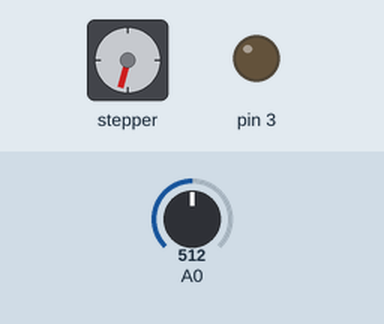
This sketch was run on a simulated Arduino Uno, built with avr-gcc and run on an emulated ATmega328P. Shown: stepper motor, output pins drawn as LEDs (lit = HIGH). The test bench sets the inputs (shaded band); at power-on: A0 = 512. Stepper angles assume 6400 steps per turn; what the sketch prints to the serial monitor is not drawn.

Above: at 1.2 s.
1.3 s: A0 set to 717
At 2.3 s:
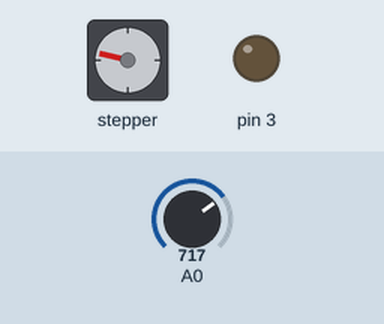
3.1 s: A0 set to 730
At 4.7 s:
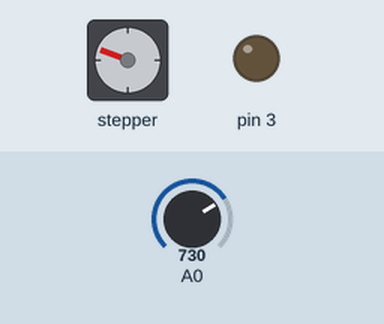
6.1 s: A0 set to 263
9.1 s: A0 set to 253
At 10.4 s:
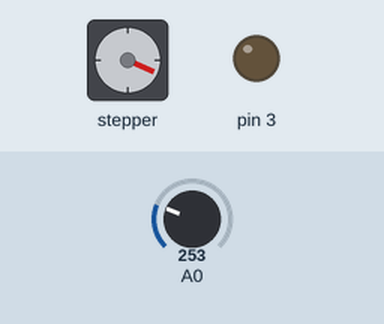
11.3 s: A0 set to 900
At 12.5 s:
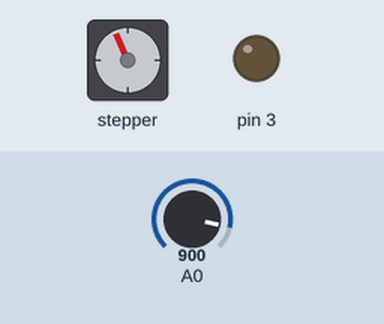
13.5 s: A0 set to 0
At 15.2 s:
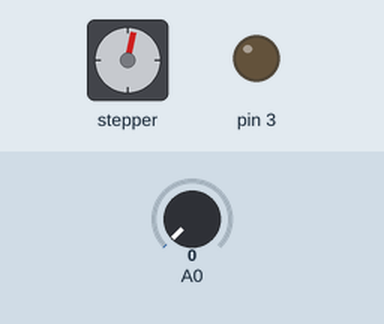
Timing chart, 0 to 16.7 s (numbered marks = the images above; inputs shaded):
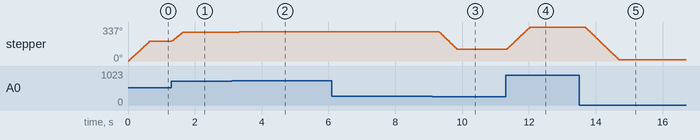

Measured:
- the behaviour switches between 254 and 253 on A0 (found by bisection; images 2 and 3)
- after the input at 1.3 s, stepper: turns 88° clockwise in 0.32 s, starting at once
- after the input at 3.1 s, stepper: goes 286° 0.14 s, then 290°, starting after 0.09 s
- after the input at 9.1 s, stepper: turns 176° counter-clockwise in 0.54 s, starting after 0.21 s
- after the input at 11.3 s, stepper: turns 223° clockwise in 0.70 s, starting at once
- after the input at 13.5 s, stepper: turns 324° counter-clockwise in 1.0 s, starting after 0.18 s
- by itself, stepper: turns 195° clockwise in 0.63 s

The sketch:

codiigo_final.ino
```cpp
#include <Arduino.h>
#include "BasicStepperDriver.h"

#define MOTOR_STEPS 200
#define RPM 60
#define numSamples 100
#define MICROSTEPS 32
#define SENSIBILIDADE 5

BasicStepperDriver stepper(MOTOR_STEPS, 4, 5);  //DIR pino 4, STEP pino 5


void setup() {
  stepper.begin(RPM, MICROSTEPS);
  pinMode(A0, INPUT);
  pinMode(3, OUTPUT);
  Serial.begin(57200);
}

  int indice=0; //indice do vetor de amostras
  int amostra[numSamples]={0};  //vetor de amostras
  long media=0; //meddia da amostragem
  int posicao=0;//posicao do arco
  int delta=0;  //variacao na posição
  int k=0;      //contador genérico
  int offset=0; //correção de leitura, implementar depois
  int debug=1;


void loop() {

  //amostragem
  amostra[indice]=analogRead(A0);
  for(k=0;k<numSamples;k++)
    media+=amostra[k];
  media=media/numSamples;
  indice++;
  if(indice>numSamples){
    indice=0;
  }

  //mapeia posição para ser a intensidade do movimento
  media = map(media,20,800,0,100);   //anota nova
  delta = media-posicao;

  if (debug){
    Serial.print(0);
    Serial.print(" ");
    Serial.print(100);
    Serial.print(" ");
    Serial.print(media);
    Serial.print(" ");
    Serial.println(posicao);
  }


  if ((delta<-SENSIBILIDADE) && (posicao>2) && (media<30)){      //se deslocamento negativo e dentro dos limites
    stepper.move(-60);
    posicao--;
  }
  if ((delta>SENSIBILIDADE) && (posicao<100)){      //se deslocamento positivo e dentro dos limites
    stepper.move(60);
    posicao++;
  }

  media=0;
}
```
